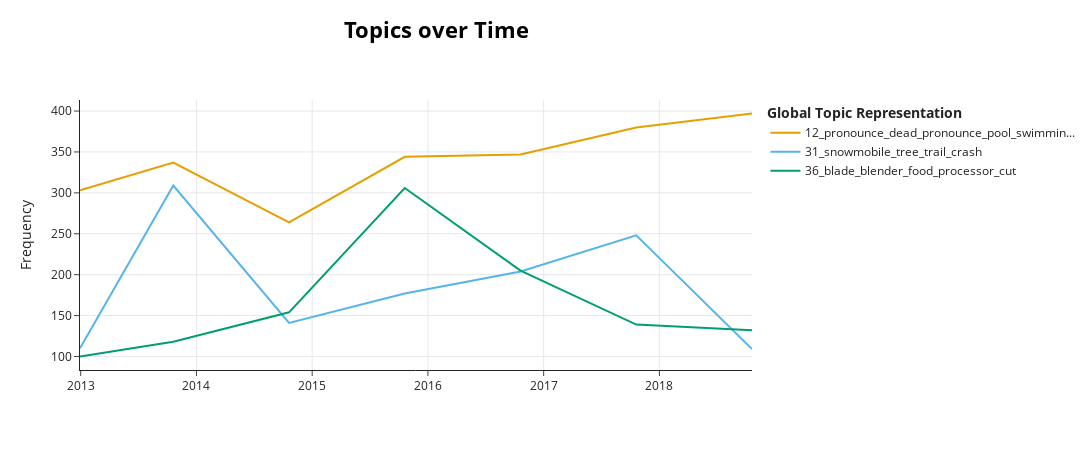

Notebook source saved alongside this figure:
### Code cell
optimal_model.visualize_topics_over_time(topics_over_time, 
                                         topics = g8)

### Figure 1 — Plotly figure (JSON) as saved in the notebook; plotly's stock layout.template omitted (floating-point values rounded to 4 significant figures)
{"data": [{"hoverinfo": "text", "hovertext": ["<b>Topic 12</b><br>Words: pronounce_dead, pool, swimming_pool, pronounce, hospital", "<b>Topic 12</b><br>Words: pronounce_dead, pool, swimming_pool, pronounce, hospital", "<b>Topic 12</b><br>Words: pronounce_dead, pool, pronounce, swimming_pool, hospital", "<b>Topic 12</b><br>Words: pronounce_dead, pool, pronounce, swimming_pool, hospital", "<b>Topic 12</b><br>Words: pronounce, pronounce_dead, pool, swimming_pool, hospital", "<b>Topic 12</b><br>Words: pronounce, pronounce_dead, pool, hospital, swimming_pool", "<b>Topic 12</b><br>Words: pronounce, pronounce_dead, pool, unresponsive, decedent"], "marker": {"color": "#E69F00"}, "mode": "lines", "name": "12_pronounce_dead_pronounce_pool_swimmin...", "type": "scatter", "x": [2013.0, 2014.0, 2015.0, 2016.0, 2017.0, 2018.0, 2019.0], "y": [303, 337, 264, 344, 347, 380, 397]}, {"hoverinfo": "text", "hovertext": ["<b>Topic 31</b><br>Words: snowmobile, tree, trail, crash, accident", "<b>Topic 31</b><br>Words: snowmobile, tree, trail, crash, accident", "<b>Topic 31</b><br>Words: snowmobile, tree, trail, crash, accident", "<b>Topic 31</b><br>Words: snowmobile, tree, trail, crash, accident", "<b>Topic 31</b><br>Words: snowmobile, trail, tree, crash, snowmobiler", "<b>Topic 31</b><br>Words: snowmobile, trail, crash, tree, snowmobiler", "<b>Topic 31</b><br>Words: snowmobile, tree, crash, trail, accident"], "marker": {"color": "#56B4E9"}, "mode": "lines", "name": "31_snowmobile_tree_trail_crash", "type": "scatter", "x": [2013.0, 2014.0, 2015.0, 2016.0, 2017.0, 2018.0, 2019.0], "y": [110, 309, 141, 177, 204, 248, 109]}, {"hoverinfo": "text", "hovertext": ["<b>Topic 36</b><br>Words: blade, blender, cut, thumb, finger", "<b>Topic 36</b><br>Words: blade, cut, blender, finger, knife", "<b>Topic 36</b><br>Words: blade, blender, thumb, crossbow, cut", "<b>Topic 36</b><br>Words: blade, food_processor, blender, rivet, cuisinart", "<b>Topic 36</b><br>Words: blade, blender, food_processor, cuisinart, cut", "<b>Topic 36</b><br>Words: blade, blender, cut, knife, finger", "<b>Topic 36</b><br>Words: blade, cut, razor, blender, knife"], "marker": {"color": "#009E73"}, "mode": "lines", "name": "36_blade_blender_food_processor_cut", "type": "scatter", "x": [2013.0, 2014.0, 2015.0, 2016.0, 2017.0, 2018.0, 2019.0], "y": [100, 118, 154, 306, 205, 139, 132]}], "layout": {"height": 450, "hoverlabel": {"bgcolor": "white", "font": {"family": "Rockwell", "size": 16}}, "legend": {"title": {"text": "<b>Global Topic Representation"}}, "title": {"font": {"color": "Black", "size": 22}, "text": "<b>Topics over Time", "x": 0.4, "xanchor": "center", "y": 0.95, "yanchor": "top"}, "width": 1250, "xaxis": {"showgrid": true}, "yaxis": {"showgrid": true, "title": {"text": "Frequency"}}}}
